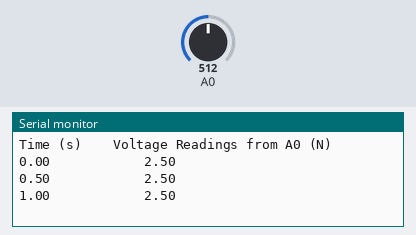
Bench run of a sketch on a simulated Arduino Uno, built with avr-gcc and run on an emulated ATmega328P. Shown: the last lines printed to the serial monitor. Inputs (shaded band) come from the test bench; at power-on: A0 = 512.

Above: at 1.3 s.
1.4 s: A0 set to 716
At 1.9 s:
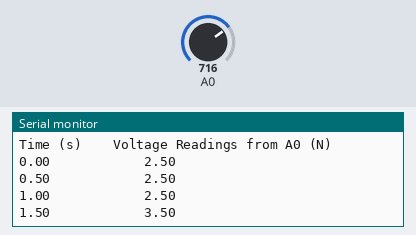
2.9 s: A0 set to 900
At 3.4 s:
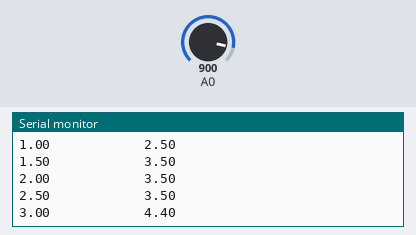
Timing chart, 0 to 5.9 s (numbered marks = the images above; inputs shaded):
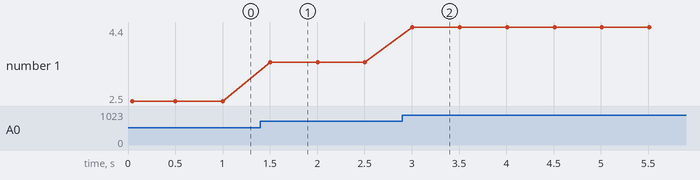

The sketch:

VernierAnalogVoltage.ino
```cpp
/*
VernierAnalogVoltage (v 2015.06)
Reads a Vernier analog (BTA) sensor connected to pin A0 of the Arduino. This
sketch displays the raw voltage reading on the Serial Monitor. As written, the
reading will be displayed every half second. Change the variable TimeBetweenReadings
to change the rate.

See www.vernier.com/arduino for more information.
 */
int ReadingNumber=0;
int TimeBetweenReadings = 500;
void setup() {
  // initialize serial communication at 9600 bits per second:
  Serial.begin(9600);
  Serial.println("Time (s)    Voltage Readings from A0 (N)");
}
void loop() {
float Count;
float Voltage;
float SensorReading;

float Time;//the print below does the division first to avoid overflows
  Serial.print(ReadingNumber/1000.0*TimeBetweenReadings);
  Count = analogRead(A0);
  Voltage = Count / 1023 * 5.0;// convert from count to raw voltage
  Serial.print("            ");
  Serial.println(Voltage);
  delay(TimeBetweenReadings);// delay in between reads for stability
  ReadingNumber++;
}
```

Measured:
- after the input at 1.4 s, the serial monitor: prints a new line after 0.10 s (image 1)
- after the input at 2.9 s, the serial monitor: prints a new line after 0.11 s (image 2)
- plotted number 1: 2.5 → 3.5 after the input at 1.4 s, 3.5 → 4.4 after the input at 2.9 s
